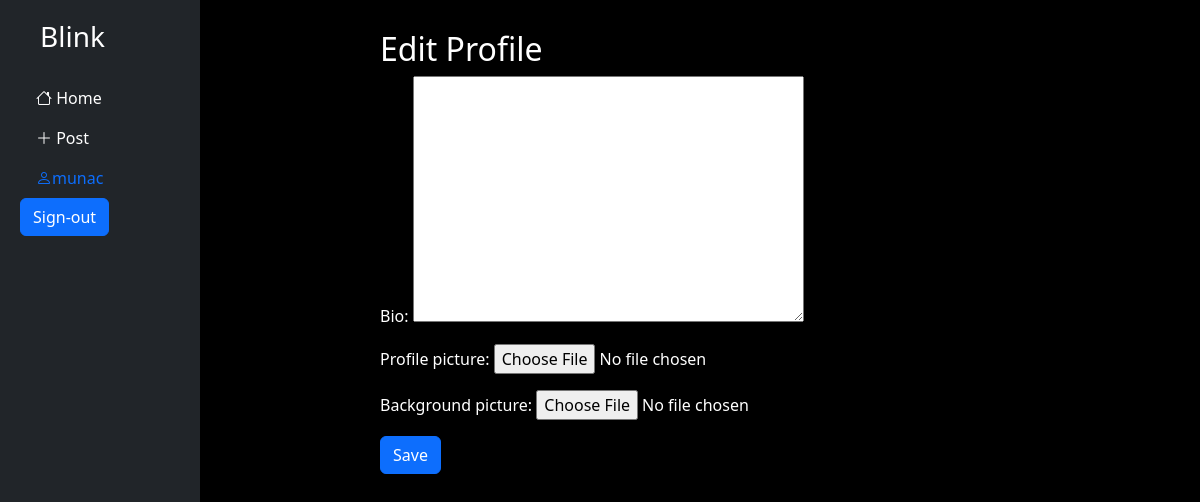
The page /users/profile/edit/ (signed in) on the database as committed earlier.
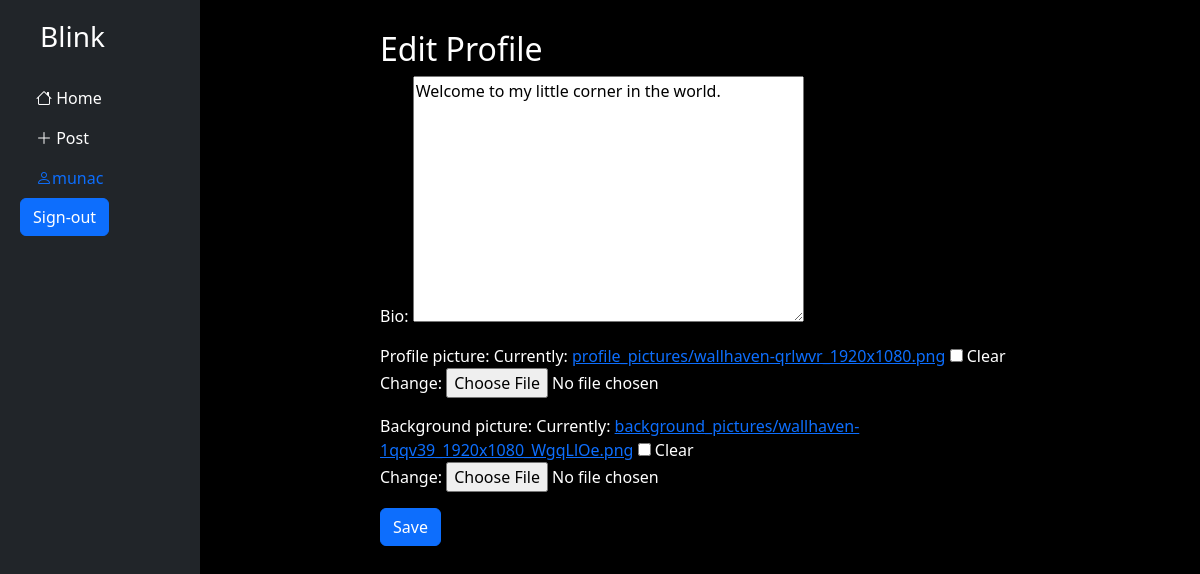
The same page on the database as committed later.
### users/models.py (models this page shows)
class CustomUser(AbstractUser):
    age = models.PositiveIntegerField(null=True, blank=True)
    bio = models.TextField(max_length=500, blank=True)
    profile_picture = models.ImageField(
        upload_to='profile_pictures/',
        blank=True,
        null=True
    )
    background_picture = models.ImageField(
        upload_to='background_pictures/',
        blank=True,
        null=True
    )

### users/views.py (the view)
# urls.py: path('profile/edit/', ProfileUpdateView.as_view(), name='profile_edit'),
class ProfileUpdateView( LoginRequiredMixin,UpdateView):
    model = CustomUser
    form_class = ProfileUpdateForm
    template_name = 'users/profile_edit.html'
    success_url = reverse_lazy('home')
    def get_object(self):
        return self.request.user

### users/forms.py
class ProfileUpdateForm(forms.ModelForm):
    class Meta:
        model = CustomUser
        fields = ('bio', 'profile_picture', 'background_picture')

### templates/users/profile_edit.html (shortened to what this page needs)
{% extends 'base.html' %}
{% block content %}
<h2>Edit Profile</h2>
<form action="" method="post" enctype="multipart/form-data">
    {{ form.as_p }}
    <button type="submit" class="btn btn-primary">Save</button>
</form>
{% endblock content %}

### templates/base.html (shortened to what this page needs)
<!DOCTYPE html>
 <html lang="en">
 <head>
    <link href="https://cdn.jsdelivr.net/npm/bootstrap@5.3.8/dist/css/bootstrap.min.css" rel="stylesheet">
    <link rel="stylesheet"
      href="https://cdn.jsdelivr.net/npm/bootstrap-icons@1.13.1/font/bootstrap-icons.min.css">
    {% load static %}
    <link rel="stylesheet" href="{% static 'style.css' %}">
 </head>
 <body class="bg-black text-white">
    <nav class="sidebar">
        <h3>
            <a class="text-white mb-4 d-block text-decoration-none" href="{% url 'home' %}">Blink</a>
        </h3>
      <ul class="nav flex-column">
         <li>
            <a class="nav-link text-white text-decoration-none" href="{% url 'home' %}">
               <i class="bi bi-house "></i>
               Home
            </a>
         </li>
         <li>
            <a class="nav-link text-white text-decoration-none" href="{% url 'post_new' %}">
                <i class="bi bi-plus-lg"></i>
            Post
            </a>
         </li>
         {% if user.is_authenticated %}
         <a class="nav-link text-green text-decoration-none bi bi-person" href="{% url 'profile' user.pk %}">{{ user.username }}</a>
         <li>
            <form action="{% url 'logout' %}" method="post">
                <button type="submit" class="btn btn-primary">Sign-out</button>
            </form>
        </li>
         {% else %}
        <li>
            <a class="btn btn-primary" href="{% url 'login' %}">Login</a>
            <a class="btn btn-primary" href="{% url 'signup' %}">Signup</a>
        </li>
        {% endif %}
      </ul>
    </nav>
    <main class="main-content">
      {%block content %}
      {%endblock content %}
    </main>
 </body>
 </html>

Rows that differ between the two databases and show on the page:
changed CustomUser "munac": bio (not shown) → "Welcome to my little corner in the world."
Other text that changed with them:
form field as_p: (not shown) → "☐"
text no longer shown: "Bio: Profile picture: Background picture:"
text now shown: "Bio: Profile picture: Currently: profile_pictures/wallhaven-qrlwvr_1920x1080.png Clear Change: Background picture: Currently: background_pictures/wallhaven-1qqv39_1920x1080_WgqLlOe.png Clear Change:"
